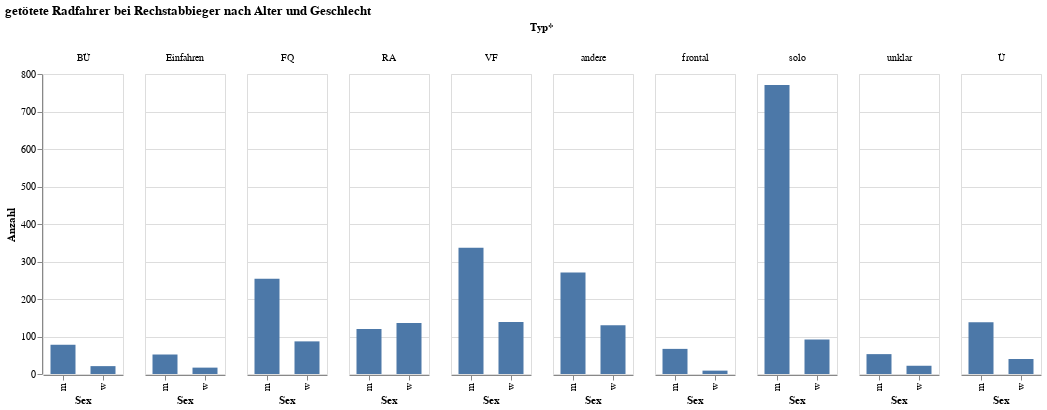

Here is the notebook cell this chart was saved with:
### Code cell
import altair as alt
#alt.renderers.enable('notebook')

#unf_ra=unf[unf['Typ*']=='VF'].copy()
source = table.unstack().reset_index()
source=source.rename(columns={0:'Anzahl'})

alt.Chart(source).mark_bar(size=25,strokeOpacity=0.5,strokeWidth=0).encode(
    y='Anzahl',

    x="Sex",
    column='Typ*:N',

).properties(
    width=80,
    title='getötete Radfahrer bei Rechstabbieger nach Alter und Geschlecht'
)

### Figure 1 — Vega-Lite specification as saved in the notebook (floating-point values rounded to 4 significant figures)
{"config": {"view": {"continuousWidth": 400, "continuousHeight": 300}}, "data": {"name": "data-a1b11ee9d6bc0f2a63a4c96f23bd3dfb"}, "mark": {"type": "bar", "size": 25, "strokeOpacity": 0.5, "strokeWidth": 0}, "encoding": {"column": {"type": "nominal", "field": "Typ*"}, "x": {"type": "nominal", "field": "Sex"}, "y": {"type": "quantitative", "field": "Anzahl"}}, "title": "getötete Radfahrer bei Rechstabbieger nach Alter und Geschlecht", "width": 80, "$schema": "https://vega.github.io/schema/vega-lite/v4.0.2.json", "datasets": {"data-a1b11ee9d6bc0f2a63a4c96f23bd3dfb": [{"Typ*": "BÜ", "Sex": "m", "Anzahl": 78}, {"Typ*": "BÜ", "Sex": "w", "Anzahl": 21}, {"Typ*": "Einfahren", "Sex": "m", "Anzahl": 52}, {"Typ*": "Einfahren", "Sex": "w", "Anzahl": 17}, {"Typ*": "FQ", "Sex": "m", "Anzahl": 254}, {"Typ*": "FQ", "Sex": "w", "Anzahl": 87}, {"Typ*": "RA", "Sex": "m", "Anzahl": 120}, {"Typ*": "RA", "Sex": "w", "Anzahl": 136}, {"Typ*": "VF", "Sex": "m", "Anzahl": 337}, {"Typ*": "VF", "Sex": "w", "Anzahl": 139}, {"Typ*": "andere", "Sex": "m", "Anzahl": 271}, {"Typ*": "andere", "Sex": "w", "Anzahl": 130}, {"Typ*": "frontal", "Sex": "m", "Anzahl": 67}, {"Typ*": "frontal", "Sex": "w", "Anzahl": 9}, {"Typ*": "solo", "Sex": "m", "Anzahl": 771}, {"Typ*": "solo", "Sex": "w", "Anzahl": 92}, {"Typ*": "unklar", "Sex": "m", "Anzahl": 53}, {"Typ*": "unklar", "Sex": "w", "Anzahl": 22}, {"Typ*": "Ü", "Sex": "m", "Anzahl": 138}, {"Typ*": "Ü", "Sex": "w", "Anzahl": 40}]}}
